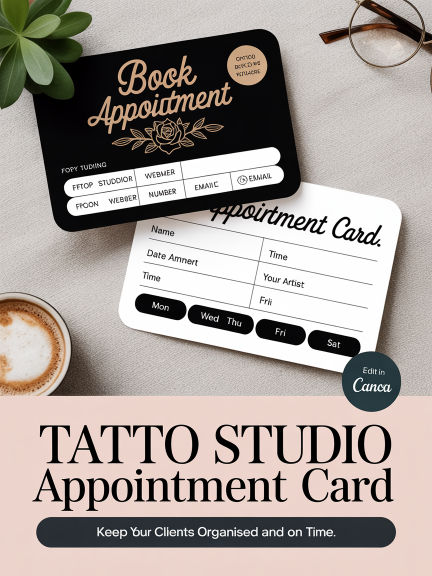
#> input picture test_appt_card.jpg, 864 x 1152 px (shown at 1/2 size)
$ python -i hero_pipeline_v3.py   (imports and definitions only)
#> lines starting #> are read from the running program, lines starting #| are printed output that depends on the picture
#> further down, picture is the input picture: PIL image 864x1152 RGB; mean R, G, B 166.7, 158.2, 152.8
#!/usr/bin/env python3
"""
hero_pipeline_v3.py — "Wow" hero image builder.

Layers (back to front):
  1. Ideogram lifestyle background (3000×3000)
  2. iPad device mockup — A4 form / price list on screen
  3. Phone device mockup — social post on screen
  4. Printed cards with perspective transform + contact shadows
  5. Dark gradient bar fading into solid banner
  6. Title text + subtitle + price badge

Usage:
    python3 scripts/hero_pipeline_v3.py \\
        --niche dog_grooming \\
        --templates-dir outputs/dog-grooming/ \\
        --output outputs/dog-grooming/listing/hero_v3.png

Flags:
    --listing-id 4478726787   also replaces rank 1 on Etsy after upload
    --skip-ideogram           reuse cached background from /tmp/hero_bg_{niche}.png
    --accent "13,92,99"       banner RGB (default: teal)
    --price "£39.99"          price badge text
"""

import argparse, glob, io, json, os, sys, urllib.request, uuid
from pathlib import Path
import numpy as np
from PIL import Image, ImageDraw, ImageFilter, ImageFont
import boto3
from dotenv import load_dotenv

PROJECT = Path(__file__).parent.parent
# [2 lines not run here, left out]

# ── Constants ────────────────────────────────────────────────────────────────

CANVAS       = 3000
FONT_BOLD    = "/usr/share/fonts/truetype/dejavu/DejaVuSans-Bold.ttf"
FONT_REG     = "/usr/share/fonts/truetype/dejavu/DejaVuSans.ttf"
GOLD         = (201, 169, 110)
DEVICE_COL   = (30, 30, 35)      # device bezel colour
SCREEN_BG    = (10, 10, 14)      # screen background before template loads
SHOP_ID      = "34071205"
API_KEY      = "19d2q2xcg1ccipoj4doub0ee:rj7ou7mzjq"
ETSY_BASE    = "https://openapi.etsy.com/v3/application"
IDEOGRAM_URL = "https://api.ideogram.ai/v1/ideogram-v3/generate"

# Each entry is (prompt, negative_prompt).
# negative_prompt prevents cross-niche contamination (e.g. pet elements bleeding into food niches).
NICHE_PROMPTS = {
    "dog_grooming":    (
        "Professional top-down flatlay, grooming salon desk, white marble surface, dog brush, squeaky toy, paw print towel, warm soft lighting, no text, photorealistic",
        "food, menu, coffee, restaurant, text, watermark",
    ),
    "dog_walking":     (
        "Professional top-down flatlay, wooden desk, dog leash coiled neatly, tennis ball, treat bag, house keys, warm soft lighting, no text, photorealistic",
        "food, menu, coffee, restaurant, text, watermark",
    ),
    "dog_training":    (
        "Professional top-down flatlay, training mat surface, dog clicker, treat pouch, rope toy, open notebook, warm soft lighting, no text, photorealistic",
        "food, menu, coffee, restaurant, text, watermark",
    ),
    "pet_photography": (
        "Professional top-down flatlay, light wood desk, camera lens, scattered polaroid photos, small white flowers, warm soft lighting, no text, photorealistic",
        "food, menu, coffee, restaurant, text, watermark",
    ),
    "car_detail":      (
        "Professional top-down flatlay, dark concrete surface, microfiber cloth, spray bottle, detailing brush, warm lighting, no text, photorealistic",
        "animals, pets, paws, food, text, watermark",
    ),
    "tattoo":          (
        "Professional top-down flatlay, white marble surface, tattoo machine, ink pot, succulent, warm soft lighting, no text, photorealistic",
        "animals, pets, paws, food, text, watermark",
    ),
    "barbershop":      (
        "Professional top-down flatlay, marble barbershop counter, straight razor, comb, scissors, warm soft lighting, no text, photorealistic",
        "animals, pets, paws, food, text, watermark",
    ),
    "generic":         (
        "Professional top-down flatlay, white marble desk, coffee cup, green plant, notebook, warm soft lighting, no text, photorealistic",
        "animals, pets, paws, text, watermark",
    ),
    "restaurant_cafe": (
        "Professional top-down flatlay, rustic dark wooden restaurant table, single espresso cup with foam art, folded linen napkin, silver cutlery, small glass vase with herb sprig, scattered whole coffee beans, warm amber candlelight, rich warm tones, appetising, no text, photorealistic, no animals",
        "animal, pet, dog, cat, paw, paw print, bird, fur, leash, collar, collar tag, text, watermark, logo",
    ),
    "dentist": (
        "Professional top-down flatlay, clean white marble surface, dental mirror, toothbrush in holder, small mint plant, fresh white towel, dental floss, clinical bright lighting, clean minimal aesthetic, no text, photorealistic",
        "animal, pet, dog, cat, paw, food, restaurant, coffee, tattoo, text, watermark, logo",
    ),
}

EXCLUDE_NAMES = {"listing", "preview", "hero", "grid", "eval"}

# ── Font + shadow helpers ─────────────────────────────────────────────────────

def f(size, bold=False):
    return ImageFont.truetype(FONT_BOLD if bold else FONT_REG, size)


def drop_shadow(img: Image.Image, offset=(12, 16), blur=26, opacity=155) -> Image.Image:
    """Composite soft drop shadow behind img. Returns larger RGBA image."""
#> called with offset = (12, 16), blur = 26, opacity = 155
    img = img.convert("RGBA")
    pad = blur * 3
    out = Image.new("RGBA", (img.width + pad*2, img.height + pad*2), (0,0,0,0))
#> out: PIL image 1020x1308 RGBA; every value is 0
    sh = Image.new("RGBA", img.size, (0, 0, 0, opacity))
    sh.putalpha(img.split()[3])
    out.paste(sh, (pad + offset[0], pad + offset[1]))
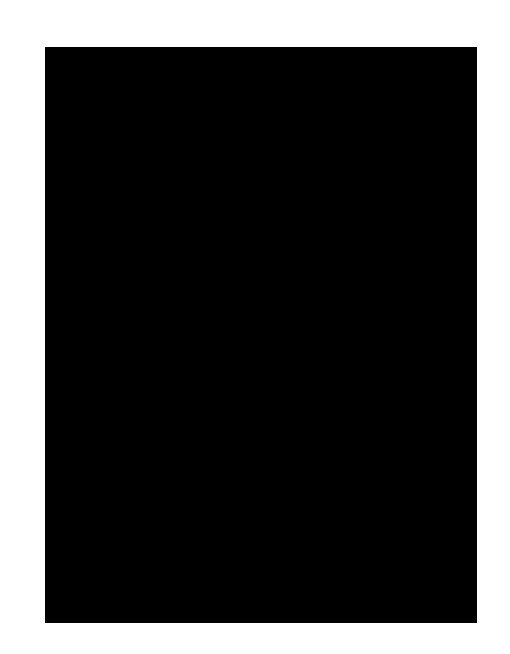
#> out: PIL image 1020x1308 RGBA (shown at 1/2 size); mean R, G, B, A 0, 0, 0, 190.2; transparent parts drawn white
    out = out.filter(ImageFilter.GaussianBlur(blur))
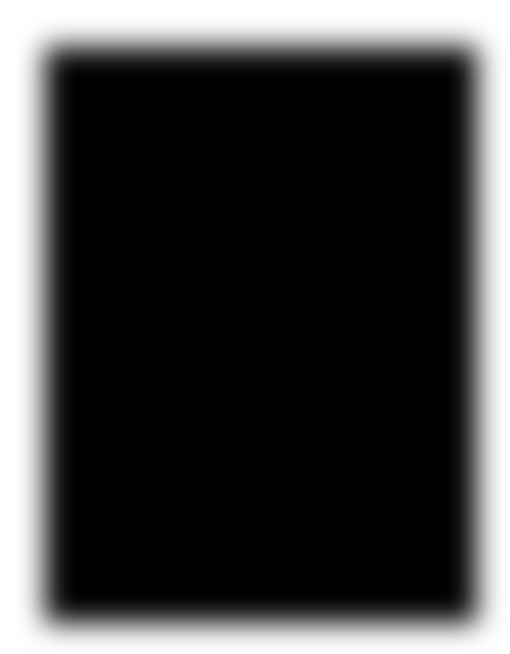
#> out: PIL image 1020x1308 RGBA (shown at 1/2 size); mean R, G, B, A 0, 0, 0, 190.2; transparent parts drawn white
    out.paste(img, (pad, pad), img)
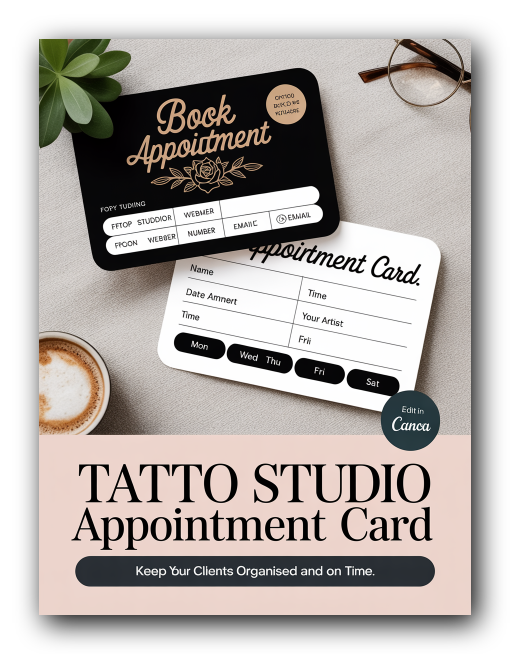
#> out: PIL image 1020x1308 RGBA (shown at 1/2 size); mean R, G, B, A 124.4, 118, 114, 199.3; transparent parts drawn white
    return out


# ── Device frame builders ─────────────────────────────────────────────────────

# [189 lines left out: functions draw_ipad, draw_phone, _persp_coeffs, warp_card, card_contact_shadow, pick_templates and 3 more, not called in this run]


# ── Main compositor ───────────────────────────────────────────────────────────

# Where each device/card sits on the 3000×3000 canvas.
# Tune here without changing compositing logic.
LAYOUT = {
    "ipad_center":  (790,  960),   # iPad  centre (x, y)
    "ipad_rot":     -6,            # degrees
    "phone_center": (2280, 820),   # Phone centre (x, y)
    "phone_rot":    10,            # degrees
    # Card quads: TL, TR, BR, BL in canvas coords — paint left→right (back→front)
    "card_quads": [
        [(480, 2000), (1060, 1978), (1068, 2238), (482, 2258)],   # left
        [(960, 2100), (1560, 2082), (1565, 2345), (962, 2362)],   # centre
        [(1560, 2000), (2150, 2018), (2156, 2278), (1562, 2258)], # right
    ],
}


# [172 lines left out: functions build_hero, main, not called in this run]


# [2 lines not run here, left out]

>>> from PIL import Image
>>> picture = Image.open('../test_appt_card.jpg')
>>> result = drop_shadow(picture)
